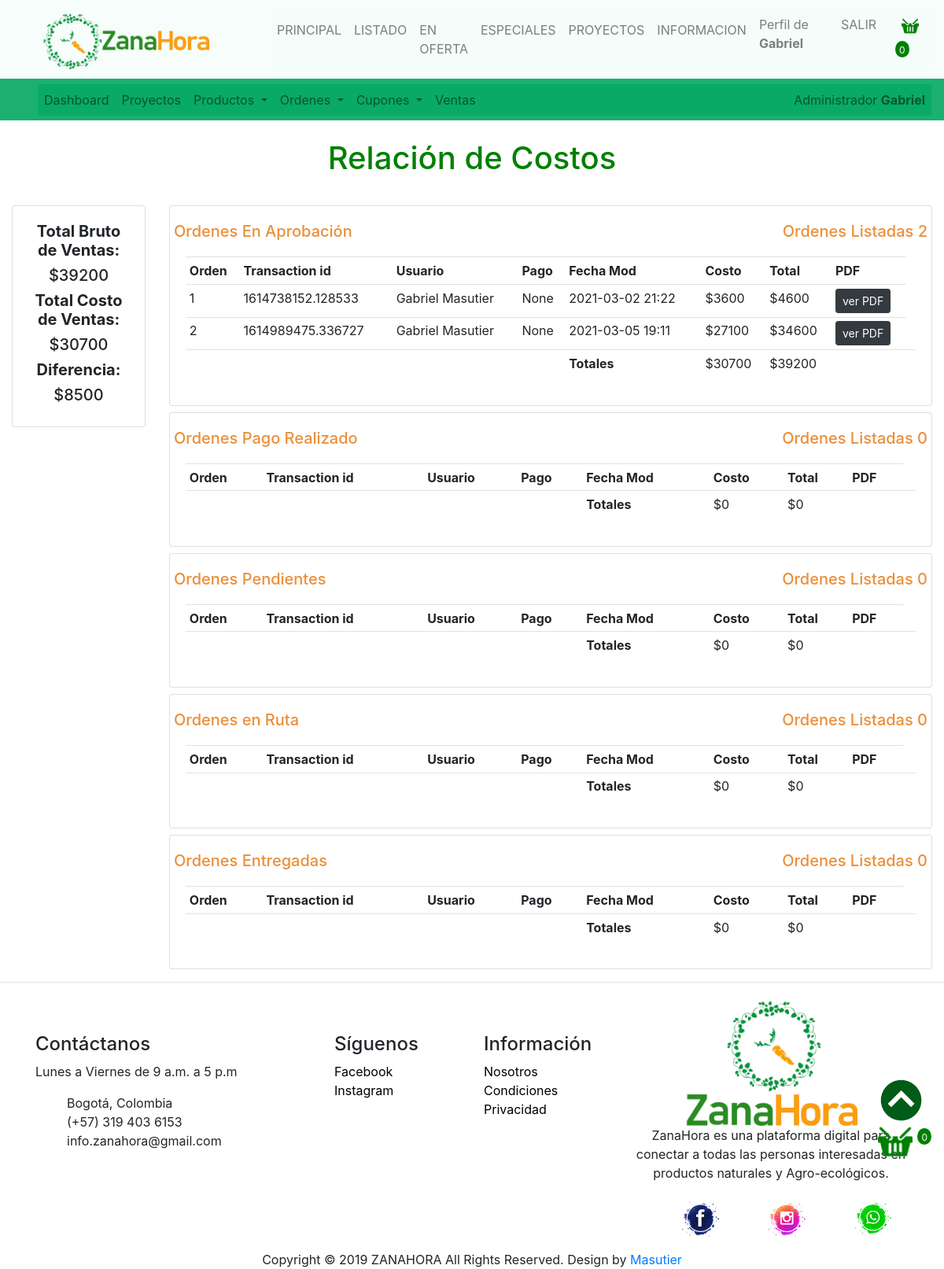
Screenshot of /ventas_detail (signed in) with the database file from the repository.
### orders/models.py (models this page shows, shortened)
class Order(models.Model):
    STATUS = (
        ('En Aprobación', 'En Aprobación'),
        ('Pago Realizado', 'Pago Realizado'),
        ('Pendiente', 'Pendiente'),
        ('En Ruta', 'En Ruta'),
        ('Entrega Confirmada', 'Entrega Confirmada'),
        ('Entregado', 'Entregado'),
        ('Rechazado', 'Rechazado'),
    )
    PAYMENT = (
        ('Daviplata', 'Daviplata'),
        ('Nequi', 'Nequi'),
        ('Bitcoin', 'Bitcoin'),
        ('Contra Entrega', 'Contra Entrega'),
    )
    customer = models.ForeignKey(Customer, on_delete=models.SET_NULL, blank=True, null=True)
    status = models.CharField(max_length=100, blank=True, null=True, default='En Aprobación', choices=STATUS)
    complete = models.BooleanField(default=False, blank=False, null=True)
    transaction_id = models.CharField(max_length=100, blank=True, null=True)
    note = models.TextField(blank=True, null=True)
    pay = models.CharField(max_length=50, blank=True, null=True, choices=PAYMENT)
    pay_note = models.TextField(blank=True, null=True)
    repartidor = models.ForeignKey(Repartidor, on_delete=models.SET_NULL, blank=True, null=True)
    address = models.CharField(max_length=80, blank=True, null=True)
    barrio = models.CharField(max_length=80, blank=True, null=True)
    city = models.CharField(max_length=80, blank=True, null=True, default='Bogotá')
    state = models.CharField(max_length=80, blank=True, null=True, default='Bogotá D.C.')
    country = models.CharField(max_length=80, blank=True, null=True, default='Colombia')
    zipcode = models.CharField(max_length=10, blank=True, null=True, default='111311')
    date_created = models.DateTimeField(auto_now_add=True, blank=True, null=True)
    date_modify = models.DateTimeField(auto_now_add=False, auto_now = True, blank=True, null=True)
    coupon = models.ForeignKey(Coupon, on_delete=models.SET_NULL, null=True, blank=True)
    @property
    def get_cost_subtotal(self):
        orderitems = self.orderitem_set.all()
        subtotal = sum([item.hist_cost_total for item in orderitems])
        return subtotal
    @property
    def hist_order_subtotal(self):
        orderitems = self.orderitem_set.all()
        subtotal = sum([item.hist_get_total for item in orderitems])
        return subtotal
    @property
    def get_cart_items(self):
        orderitems = self.orderitem_set.all()
        total = sum([item.quantity for item in orderitems])
        return total

class OrderItem(models.Model):
    product = models.ForeignKey(Product, on_delete=models.SET_NULL, blank=True, null=True)
    order = models.ForeignKey(Order, on_delete=models.CASCADE, blank=True, null=True)
    quantity = models.IntegerField(default=0, blank=True, null=True,)
    itemPrice = models.DecimalField(max_digits=15, decimal_places=0, blank=True, null=True)
    itemCosto = models.DecimalField(max_digits=15, decimal_places=0, blank=True, null=True)
    date_added = models.DateTimeField(auto_now_add=True, blank=True, null=True)
    @property
    def hist_get_total(self):
        total = int(self.itemPrice) * int(self.quantity)
        return total
    @property
    def hist_cost_total(self):
        total = int(self.itemCosto) * int(self.quantity)
        return total

### users/models.py (models this page shows, shortened)
class Customer(models.Model):
    DOCUM = (
        ('CC', 'CC'),
        ('Passport', 'Passport'),
        ('Otro', 'Otro')
    )
    user = models.OneToOneField(User, null=True, blank=True, on_delete=models.CASCADE)
    name = models.CharField(max_length=30, blank=True, null=True)
    email = models.EmailField(max_length=200,blank=True, null=True)
    image = models.ImageField(default='media/img/profile_pics/defaultUser.png', upload_to='media/img/profile_pics')
    tydoc = models.CharField(max_length=10, blank=True, null=True, default='CC', choices=DOCUM)
    cedulaId = models.DecimalField(max_digits=20, decimal_places=0, blank=True, null=True)
    phoneNum = models.DecimalField(max_digits=15, decimal_places=0, blank=True, null=True)
    estilo = models.ManyToManyField(Estilo, blank=True)
    notasuser = models.TextField(blank=True, null=True)
    address = models.CharField(max_length=80, blank=True, null=True)
    barrio = models.CharField(max_length=80, blank=True, null=True)
    city = models.CharField(max_length=80, blank=True, null=True, default='Bogotá')
    state = models.CharField(max_length=80, blank=True, null=True, default='Bogotá D.C.')
    country = models.CharField(max_length=80, blank=True, null=True, default='Colombia')
    zipcode = models.CharField(max_length=6, blank=True, null=True, default='111311')
    date_created = models.DateTimeField(auto_now_add=True, blank=True, null=True)

### users/decorators.py (the view)
    def wrapper_function(request, *args, **kwargs):
        group = None
        if request.user.groups.exists():
            group = request.user.groups.all()[0].name
        if group == 'customer':
            return redirect('user_page')
        if group == 'admin':
            return view_func(request, *args, **kwargs)

### users/utils.py (called while the page is built)
def cartData(request):
    if request.user.is_authenticated:
        customer = request.user.customer
        order, created = Order.objects.get_or_create(customer=customer, complete=False)
        items = order.orderitem_set.all()
        cartItems = order.get_cart_items
    return {'cartItems': cartItems, 'order': order, 'items': items}

### mainAdmin/templates/mainAdmin/ventas/ventas_all.html (shortened to what this page needs)
{% extends 'zanamain/main.html' %}
{% block content %}
<div class="col-md-12 mt-4 mx-auto">
    <h1 class="card-title titelall c">Relación de Costos</h1>
    <div class="row">
        <div class="col-md-2 mt-4 c">
            <div class="card card-body">
                <h5><strong>Total Bruto de Ventas: </strong></h5>
                <h5>${{grand_total_tot}}</h5>
                <h5><strong>Total Costo de Ventas: </strong></h5>
                <h5>${{grand_cost_total}}</h5>
                <h5><strong>Diferencia: </strong></h5>
                <h5>${{profit}}</h5>
            </div>
        </div>
        <div class="col-md-10 mt-4">
            <div class="card card-body">
                <div class="row">
                    <div class="card-title mr-auto subtitelall"><h5>Ordenes En Aprobación</h5></div>
                    <div class="card-title subtitelall"><h5>Ordenes Listadas {{payment}}<h5></div>
                </div>
                <orderdes>
                <table class="table table-sm">
                    {% include 'mainAdmin/ventas/ventadetail1.html' %}
                    {% for order in payment_orders %}
                        {% include 'mainAdmin/ventas/ventadetail2.html' %}
                    {% endfor %}
                    <tr>
                        <th></th><th></th><th></th><th></th>
                        <th>Totales</th>
                        <td>${{payment_cost_tot}}</td>
                        <td>${{payment_total_tot}}</td>
                        <th></th><th></th>
                    </tr>
                </table>
                </orderdes>
            </div>
            <div class="card card-body mt-2">
                <div class="row">
                    <div class="card-title mr-auto subtitelall"><h5>Ordenes Pago Realizado</h5></div>
                    <div class="card-title subtitelall"><h5>Ordenes Listadas {{pay}}<h5></div>
                </div>
                <orderdes>
                <table class="table table-sm">
                    {% include 'mainAdmin/ventas/ventadetail1.html' %}
                    <tr>
                        <th></th><th></th><th></th><th></th>
                        <th>Totales</th>
                        <td>${{pay_cost_tot}}</td>
                        <td>${{pay_total_tot}}</td>
                        <th></th><th></th>
                    </tr>
                </table>
                </orderdes>
            </div>
            <div class="card card-body mt-2">
                <div class="row">
                    <div class="card-title mr-auto subtitelall"><h5>Ordenes Pendientes</h5></div>
                    <div class="card-title subtitelall"><h5>Ordenes Listadas {{pending}}<h5></div>
                </div>
                <orderdes>
                <table class="table table-sm">
                    {% include 'mainAdmin/ventas/ventadetail1.html' %}
                    <tr>
                        <th></th><th></th><th></th><th></th>
                        <th>Totales</th>
                        <td>${{pend_cost_tot}}</td>
                        <td>${{pend_total_tot}}</td>
                        <th></th><th></th>
                    </tr>
                </table>
                </orderdes>
            </div>
            <div class="card card-body mt-2">
                <div class="row">
                    <div class="card-title mr-auto subtitelall"><h5>Ordenes en Ruta</h5></div>
                    <div class="card-title subtitelall"><h5>Ordenes Listadas {{indelivery}}<h5></div>
                </div>
                <orderdes>
                <table class="table table-sm">
                    {% include 'mainAdmin/ventas/ventadetail1.html' %}
                    <tr>
                        <th></th><th></th><th></th><th></th>
                        <th>Totales</th>
                        <td>${{indel_cost_tot}}</td>
                        <td>${{indel_total_tot}}</td>
                        <th></th><th></th>
                    </tr>
                </table>
                </orderdes>
            </div>
            <div class="card card-body mt-2">
                <div class="row">
                    <div class="card-title mr-auto subtitelall"><h5>Ordenes Entregadas</h5></div>
                    <div class="card-title subtitelall"><h5>Ordenes Listadas {{delivered}}<h5></div>
                </div>
                <orderdes>
                <table class="table table-sm">
                    {% include 'mainAdmin/ventas/ventadetail1.html' %}
                    <tr>
                        <th></th><th></th><th></th><th></th>
                        <th>Totales</th>
                        <td>${{deliv_cost_tot}}</td>
                        <td>${{deliv_total_tot}}</td>
                        <th></th><th></th>
                    </tr>
                </table>
                </orderdes>
            </div>
        </div>
    </div>
</div>
{% endblock content %}

### zanamain/templates/zanamain/partials/navbar.html (shortened to what this page needs)
{% load static %}
<nav class="navbar navbar-expand-lg navbody navbar-light navbar-custom">
    <a class="navbar-brand " href="/"><img src="{% static '/img/logos/zhorizontal500.png' %}" class="imgnav" alt="Zanahora" /></a>
    <div class="collapse navbar-collapse navpad zztop" id="navbarNav1">
        <ul class="navbar-nav mr-auto">
            <li class="nav-item"><a class="nav-link" href="{% url 'home' %}">PRINCIPAL</a></li>
            <li class="nav-item"><a class="nav-link" href="{% url 'prod_all' %}">LISTADO</a></li>
            <li class="nav-item"><a class="nav-link" href="{% url 'prod_offert' %}">EN OFERTA</a></li>
            <li class="nav-item"><a class="nav-link" href="{% url 'prod_special' %}">ESPECIALES</a></li>
            <li class="nav-item"><a class="nav-link" href="{% url 'projects_all' %}">PROYECTOS</a></li>
            <li class="nav-item"><a class="nav-link" href="{% url 'info_icons' %}">INFORMACION</a></li>
        </ul>
        <ul class="navbar-nav mt-2 mt-lg-0">
            {% if user.is_authenticated %}
                <li class="nav-item navtext"><a class="nav-link" href="{% url 'user_page' %}">Perfil de <strong>{{user.first_name}}</strong></a></li>
                <li class="nav-item navtext"><a class="nav-link" href="{% url 'logout' %}">SALIR</a></li>
                <li class="nav-item navtext">
                    <div class="row  ml-3 mr-2">
                        <a class="nav-link" href="{% url 'cart' %}">
                            <img src="{% static '/img/icons/costal.png' %}" class="costalico" />
                        </a>
                        <p id="cart-total">{{cartItems}}</p>
                    </div>
                </li>
            {% else %}
                <li class="nav-item navtext"><a class="nav-link" href="{% url 'register' %}">REGISTRATE</a></li>
                <li class="nav-item navtext"><a class="nav-link" href="{% url 'login' %}">INICIAR SESION</a></li>
            {% endif %}
        </ul>
    </div>
</nav>

### mainAdmin/templates/mainAdmin/partials/navbar_admin.html (shortened to what this page needs)
{% load static %}
<nav class="navbaradm navbar-expand-lg navbodyadm navbar-light navbar-custom-adm">
    <div class="collapse navbar-collapse navpadadm zztopadm" id="navbarNav2">
        <ul class="navbar-nav mr-auto">
            <li class="nav-item"><a class="nav-link" href="{% url 'adminHome' %}">Dashboard</a></li>
            <li class="nav-item"><a class="nav-link" href="{% url 'projects' %}">Proyectos</a></li>
            <li class="nav-item dropdown">
                <a class="nav-link dropdown-toggle" href="#" id="navbarDropdown" role="button" data-toggle="dropdown" aria-haspopup="true" aria-expanded="false">
                    Productos
                </a>
            </li>
            <li class="nav-item dropdown">
                <a class="nav-link dropdown-toggle" href="#" id="navbarDropdown" role="button" data-toggle="dropdown" aria-haspopup="true" aria-expanded="false">
                    Ordenes
                </a>
            </li>
            <li class="nav-item dropdown">
                <a class="nav-link dropdown-toggle" href="#" id="navbarDropdown" role="button" data-toggle="dropdown" aria-haspopup="true" aria-expanded="false">
                    Cupones
                </a>
            </li>
            <li class="nav-item"><a class="nav-link" href="{% url 'ventas_all' %}">Ventas</a></li>
        </ul>
        <ul class="navbar-nav mt-2 mt-lg-0">
            <li class="nav-item navtext"><a class="nav-link" href="{% url 'user_page' %}">Administrador <strong>{{user.first_name}}</strong></a></li>
        </ul>
    </div>
</nav>

### mainAdmin/templates/mainAdmin/ventas/ventadetail2.html
<tr>
    <td>{{order.id}}</td>
    <td>{{order.transaction_id}}</td>
    <td>{{order.customer.name}}</td>
    <td>{{order.pay}}</td>
    <td>{{order.date_modify|date:'Y-m-d H:i'}}</td>
    <td>${{order.get_cost_subtotal}}</td>
    <td>${{order.hist_order_subtotal}}</td>
    <td><a href="{% url 'oc_reparto_PDF' order.id %}" class="btn btn-dark btn-sm">ver PDF</td>
</tr>

### static/css/all.css (style rules this page uses)
.c { text-align: center !important; }
body { background-color: #fff; }
.titelall { color: green; }
.subtitelall { color: rgb(235, 143, 57); }

### static/css/menus.css (style rules this page uses)
.navbody { height: 75pt; }
.navbar-custom { background-color: rgba(246, 253, 250, 0.9); }
.imgnav { width: 250px; height: auto; vertical-align: middle; border-style: none; -webkit-margin-bottom-collapse: initial; margin-right: 30PX; padding-top: 5px; padding-left: 30px; z-index: 1000; }
.navpad { margin-left: 2rem; }
.zztop { background-color: rgba(246, 253, 250, 0.92); z-index: 1000; }
.costalico { width: 22px; height: auto; }
#cart-total { display: block; text-align: center; color: #fff; background-color: green; width: auto; height: auto; border-radius: 50%; font-size: 12px; padding-top: 3px; padding-right: 5px; padding-left: 5px; }
.navbaradm { position: relative; display: -ms-flexbox; display: flex; -ms-flex-wrap: wrap; flex-wrap: wrap; -ms-flex-align: center; align-items: center; -ms-flex-pack: justify; justify-content: space-between; padding: 0.3rem 1rem; }
.navbodyadm { height: 40pt; }
.navbar-custom-adm { background-color: rgba(8, 170, 100, 0.92); }
.navpadadm { margin-left: 2rem; }
.zztopadm { background-color: rgba(8, 170, 100, 0.92); z-index: 900; }

### static/css/response.css (style rules this page uses)
orderdes { overflow-x: auto; }

### rows the page displays
Order: id "1", transaction_id "1614738152.128533", customer.name "Gabriel Masutier", pay "None", date_modify "2021-03-02 21:22", get_cost_subtotal "3600", hist_order_subtotal "4600"
Order: id "2", transaction_id "1614989475.336727", customer.name "Gabriel Masutier", pay "None", date_modify "2021-03-05 19:11", get_cost_subtotal "27100", hist_order_subtotal "34600"

### other values shown
{{ user.first_name }} "Gabriel"
{{ cartItems }} "0"
{{ grand_total_tot }} "39200"
{{ grand_cost_total }} "30700"
{{ profit }} "8500"
{{ payment }} "2"
{{ payment_cost_tot }} "30700"
{{ payment_total_tot }} "39200"
{{ pay }} "0"
{{ pay_cost_tot }} "0"
{{ pay_total_tot }} "0"
{{ pending }} "0"
{{ pend_cost_tot }} "0"
{{ pend_total_tot }} "0"
{{ indelivery }} "0"
